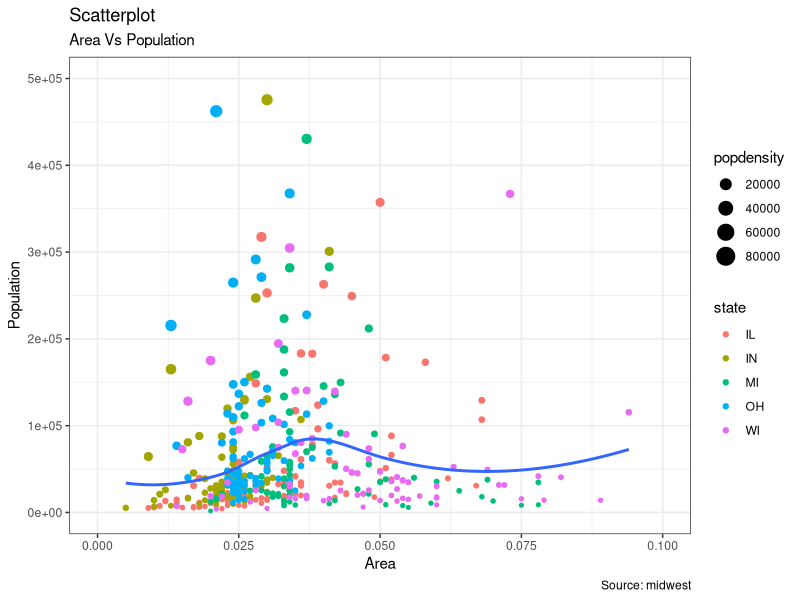
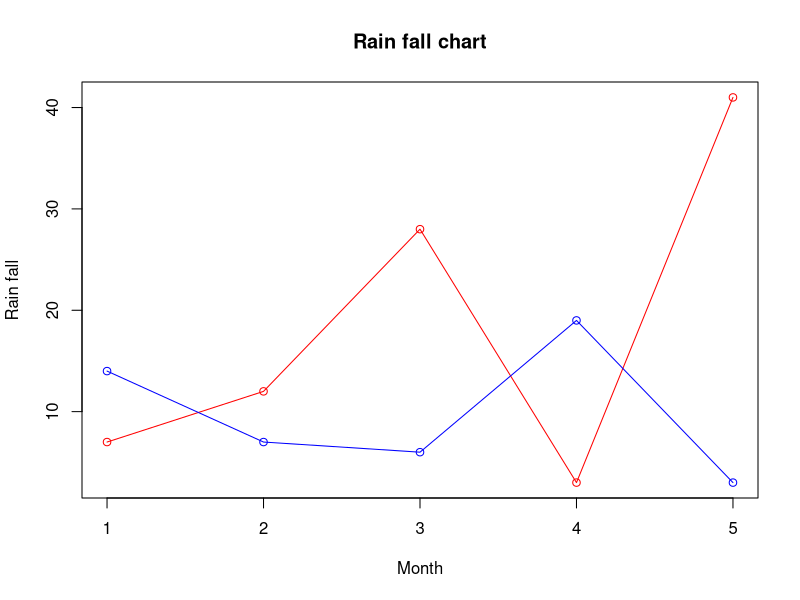

Write the R code that produced these figures, in order.
library(ggplot2)
theme_set(theme_bw())  # pre-set the bw theme.
data("midwest", package = "ggplot2")
# midwest <- read.csv("http://goo.gl/G1K41K")  # bkup data source

# Scatterplot
gg <- ggplot(midwest, aes(x=area, y=poptotal)) + 
  geom_point(aes(col=state, size=popdensity)) + 
  geom_smooth(method="loess", se=F) + 
  xlim(c(0, 0.1)) + 
  ylim(c(0, 500000)) + 
  labs(subtitle="Area Vs Population", 
       y="Population", 
       x="Area", 
       title="Scatterplot", 
       caption = "Source: midwest")

plot(gg)

#Multiple Lines in a Line Chart
# Create the data for the chart.
v <- c(7,12,28,3,41)
t <- c(14,7,6,19,3)

# Give the chart file a name.
png(file = "line_chart_2_lines.jpg")

# Plot the bar chart.
plot(v,type = "o",col = "red", xlab = "Month", ylab = "Rain fall", 
   main = "Rain fall chart")

lines(t, type = "o", col = "blue")

# Save the file.
dev.off()
